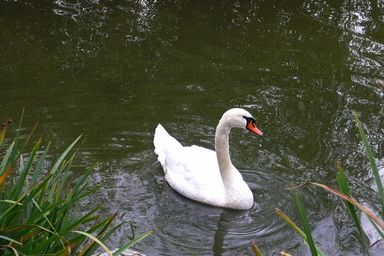
#> input picture 第六次作业/72-2000170350-马杰/123321.jpg, 384 x 256 px
$ python kmeans.py
#> lines starting #> are read from the running program, lines starting #| are printed output that depends on the picture
from sklearn.cluster import KMeans
import numpy as np
from PIL import Image

def kmeans_segmentation(image_path, n_clusters):

#> called with image_path = '123321.jpg', n_clusters = 3
    image = Image.open(image_path)
#> image is the input picture: PIL image 384x256 RGB; mean R, G, B 77, 80.7, 61.8
    image_data = np.array(image) / 255.0  # Normalize the data

    pixel_values = image_data.reshape((-1, 3))
    kmeans = KMeans(n_clusters=n_clusters, random_state=42).fit(pixel_values)
    labels = kmeans.labels_

    segmented_data = kmeans.cluster_centers_[labels].reshape(image_data.shape)
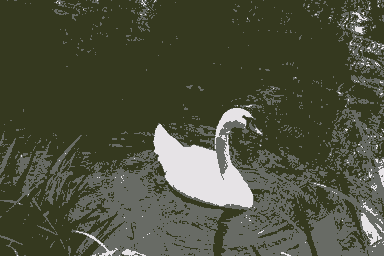
#> segmented_data: shape (256, 384, 3) float64; mean R, G, B 0.302, 0.316, 0.242

    segmented_image = Image.fromarray((segmented_data * 255).astype(np.uint8))

    return segmented_image

image_path = '123321.jpg'
n_clusters = 3

segmented_image = kmeans_segmentation(image_path, n_clusters)

segmented_image.save('1.jpg')

$ run again, with 第六次作业/72-2000170350-马杰/2.png saved as 第六次作业/72-2000170350-马杰/123321.jpg
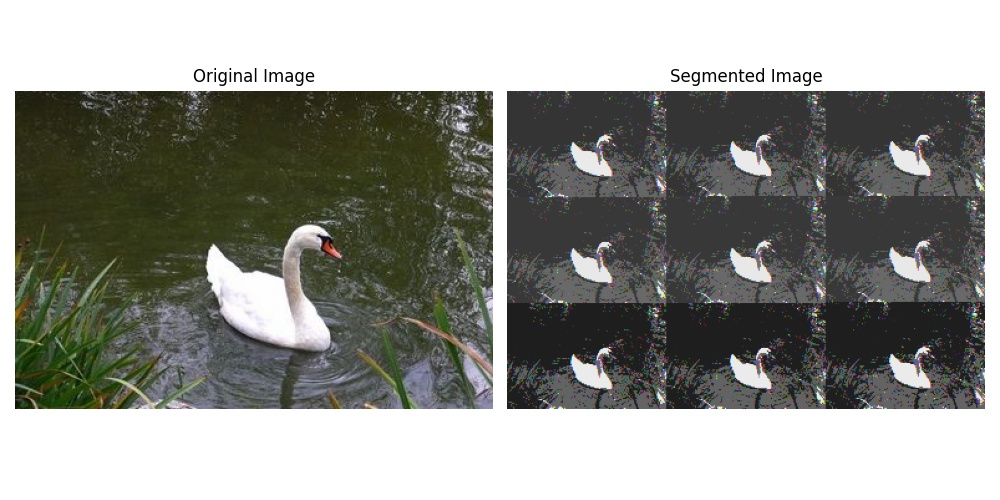
#> input picture 第六次作业/72-2000170350-马杰/2.png, 1000 x 500 px
#> in kmeans_segmentation, image is the input picture: PIL image 1000x500 RGB; mean R, G, B 144.6, 145.7, 140
#> in kmeans_segmentation, `segmented_data = kmeans.cluster_centers_[labels].reshape(image_data.sh..`:
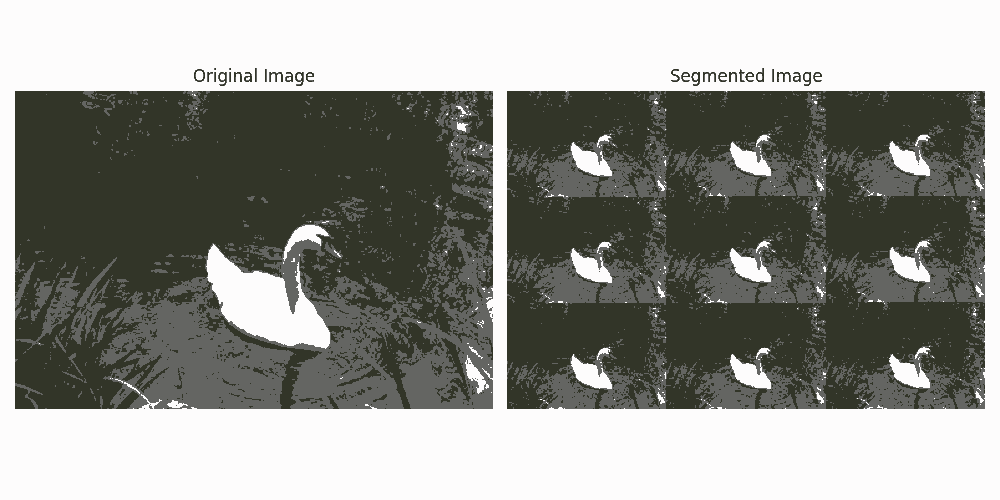
#> segmented_data: shape (500, 1000, 3) float64; mean R, G, B 0.567, 0.571, 0.549
